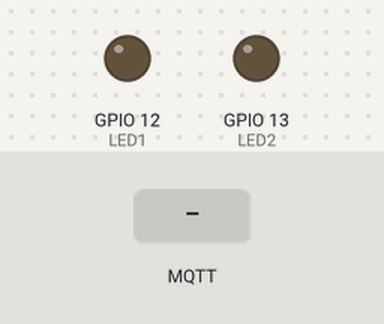
Bench run of a program on a simulated ESP32-C3. Shown: output pins drawn as LEDs (lit = HIGH). The test bench sets the inputs (shaded band). WiFi joins after 1.5 s; servers stay silent unless stated; no MQTT or app messages arrive unless stated; what the program prints to the serial monitor is not drawn.

Above: at 0.0 s.
At 2.8 s:
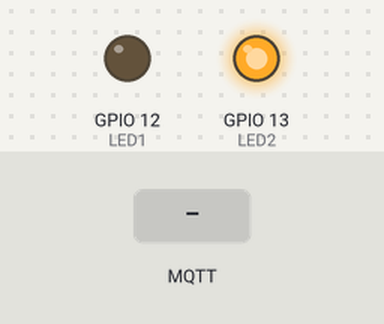
2.9 s: MQTT message "Alarma" arrives on the first subscribed topic
Timing chart, 0 to 5.9 s (numbered marks = the images above; inputs shaded):
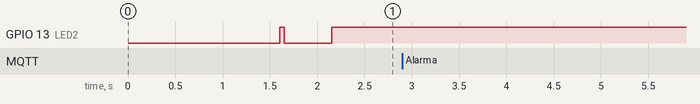

Measured:
- after the input at 2.9 s, every drawn part: stays the same

The program:

main.cpp
```cpp
#include <Arduino.h>
#include <WiFi.h>
#include <PubSubClient.h>

const int LED1 = 12;
const int LED2 = 13;

// const char *ssid = "FULLPLAY-ANGIE-973640806";
// const char *pass = "angie2021y";
// Credenciales WiFi
const char *ssid = "CLARO-B612-9B21";
const char *pass = "3nDRaqQDFD";

// Credenciales MQTT
const char *brokerUser = "dev2";
const char *brokerPass = "pass2";
const char *broker = "192.168.1.109";
const char* mqttTopic = "testb/#";

// const char *broker = "192.168.0.110";

WiFiClient espClient;
PubSubClient client(espClient);

void callback(char* topic, byte* payload, unsigned int length) {
  // Convierte el payload en una cadena de caracteres
  char receivedMessage[length + 1];
  for (unsigned int i = 0; i < length; i++) {
    receivedMessage[i] = (char)payload[i];
  }
  receivedMessage[length] = '\0';

  // Verifica el parámetro reemplazado en el tópico
  String topicString = String(topic);
  int parameterIndex = topicString.indexOf('/') + 1;
  String parameter = topicString.substring(parameterIndex);
  // Ejecuta diferentes acciones según el parámetro
  if (parameter == "Alarma") {
      if (strcmp(receivedMessage, "1") == 0) {
      digitalWrite(LED1, HIGH);  // Enciende el LED
      Serial.println("Encendiendo el LED");
      } else if (strcmp(receivedMessage, "0") == 0) {
      digitalWrite(LED1, LOW);  // Apaga el LED
      Serial.println("Apagando el LED");
      } else {
      Serial.println("Mensaje no reconocido");
      }

    // Acción para el parámetro 1
    Serial.println("Ejecutando acción para el parámetro 1");
  } else if (parameter == "parametro2") {
    // Acción para el parámetro 2
    Serial.println("Ejecutando acción para el parámetro 2");
  } else if (parameter == "parametro3") {
    // Acción para el parámetro 3
    Serial.println("Ejecutando acción para el parámetro 3");
  } else {


    Serial.println("Parámetro no reconocido");
  }

  // Realiza cualquier otra acción necesaria con el mensaje recibido
}
void setupWifi()
{
  delay(100);
  Serial.println("\nConectando a");
  Serial.println(ssid);

  WiFi.begin(ssid, pass);
  while (WiFi.status() != WL_CONNECTED)
  {
    delay(100);
    Serial.print("-");
  }
  Serial.print("\nConectado a");
  Serial.println(ssid);
  digitalWrite(LED2, HIGH);
}

void reconnect()
{
  while (!client.connected())
  {
    Serial.print("\nConectando a");
    Serial.print(broker);
    if (client.connect("Angie", brokerUser, brokerPass))
    {
      Serial.print("\nConectado a");
      Serial.print(broker);
      digitalWrite(LED2, LOW);
      delay(500);
      digitalWrite(LED2, HIGH);


      client.subscribe(mqttTopic);  // Suscribirse al tópico especificado
    } else {
      Serial.print("Failed, rc=");
      Serial.print(client.state());
      Serial.println(" Retrying in 5 seconds...");
      delay(5000);
      digitalWrite(LED2, LOW);

    }

}

}

void setup() {
  setupWifi();
  client.setServer(broker, 1883);
  client.setCallback(callback);


  pinMode(LED1, OUTPUT);
  pinMode(LED2, OUTPUT);
}

void loop() {
     if (!client.connected())
  {
    reconnect();
  }

  client.loop();
}
```
